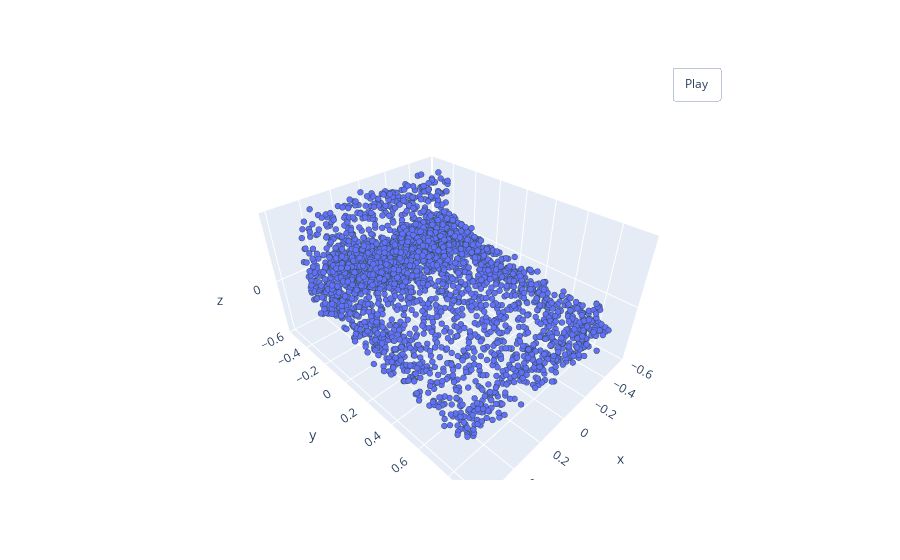

Notebook source saved alongside this figure:
### Code cell
pcshow(*noisy_rot_pointcloud.T)

### Figure 1 — Plotly figure (JSON) as saved in the notebook; plotly's stock layout.template omitted (floating-point values rounded to 4 significant figures; data arrays with more than 128 entries replaced by an {"elided": "..."} marker saying what was removed)
{"data": [{"marker": {"line": {"color": "DarkSlateGrey", "width": 2}, "size": 2}, "mode": "markers", "type": "scatter3d", "x": {"elided": "3000 float values"}, "y": {"elided": "3000 float values"}, "z": {"elided": "3000 float values"}}], "layout": {"updatemenus": [{"buttons": [{"args": [null, {"frame": {"duration": 50, "redraw": true}, "fromcurrent": true, "mode": "immediate", "transition": {"duration": 0}}], "label": "Play", "method": "animate"}], "pad": {"r": 10, "t": 45}, "showactive": false, "type": "buttons", "x": 0.8, "xanchor": "left", "y": 1, "yanchor": "bottom"}]}}
